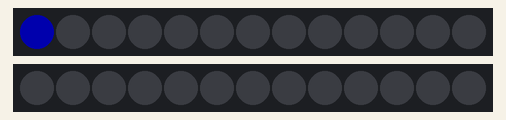
Bench run of a sketch on a simulated Arduino Uno, built with avr-gcc and run on an emulated ATmega328P. Parts: 2 × 13 RGB LEDs in strip order, left to right. Dim RGB values are drawn brighter than linear.

Above: at 0.05 s.
At 0.91 s:
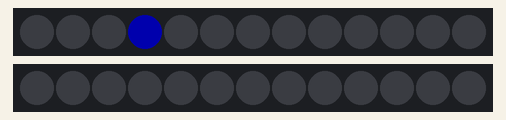
At 2.13 s:
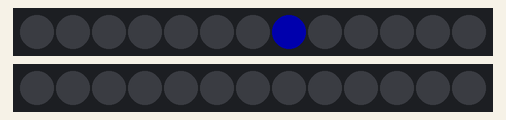
At 4.15 s:
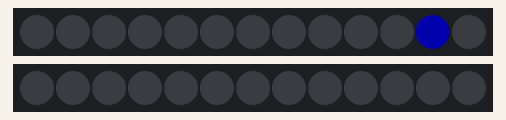
At 6.28 s:
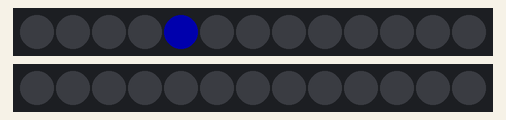
At 8.31 s:
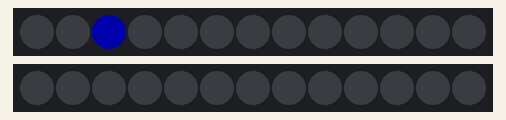

The sketch:

TiraLed.ino
```cpp
#include <FastLED.h>

#define NUM_LEDS 13
#define LED_PIN1 3
#define LED_PIN2 4

CRGB leds1 [NUM_LEDS];
CRGB leds2 [NUM_LEDS];

void setup() {

  FastLED.addLeds<WS2812B,LED_PIN1,GRB>(leds1,NUM_LEDS);
  FastLED.addLeds<WS2812B,LED_PIN2,GRB>(leds2,NUM_LEDS);

  FastLED.setBrightness(50);

}

void recorrer1(CRGB color, int DELAY) {
  for (int i = 0; i < NUM_LEDS; i++) {
    leds1[i] = color;
    FastLED.show();
    delay(DELAY);

    if (i + 1 < NUM_LEDS) {  // Check to avoid going out of bounds
      leds1[i + 1] = color;
      FastLED.show();
      delay(DELAY);
    }

    leds1[i] = CRGB::Black;  // Turn off the current LED
    FastLED.show();
    delay(DELAY);
  }
}

void recorrer2(CRGB color, int DELAY) {
  for (int i = 0; i < NUM_LEDS; i++) {
    leds2[i] = color;
    FastLED.show();
    delay(DELAY);

    if (i + 1 < NUM_LEDS) {  // Check to avoid going out of bounds
      leds2[i + 1] = color;
      FastLED.show();
      delay(DELAY);
    }

    leds2[i] = CRGB::Black;  // Turn off the current LED
    FastLED.show();
    delay(DELAY);
  }
}

void recorrerIdaYVuelta1(CRGB color, int DELAY) {
  // Barrido hacia adelante
  for (int i = 0; i < NUM_LEDS; i++) {
    leds1[i] = color;
    FastLED.show();
    delay(DELAY);

    if (i + 1 < NUM_LEDS) {
      leds1[i + 1] = color;
      FastLED.show();
      delay(DELAY);
    }

    leds1[i] = CRGB::Black;  // Apaga el LED actual
    FastLED.show();
    delay(DELAY);
  }

  // Barrido hacia atrás
  for (int i = NUM_LEDS - 1; i >= 0; i--) {
    leds1[i] = color;
    FastLED.show();
    delay(DELAY);

    if (i - 1 >= 0) {
      leds1[i - 1] = color;
      FastLED.show();
      delay(DELAY);
    }

    leds1[i] = CRGB::Black;  // Apaga el LED actual
    FastLED.show();
    delay(DELAY);
  }
}

void loop() {
  recorrerIdaYVuelta1(CRGB::Blue, 100);  // Llama a la función con el color y el retraso deseado
}
```

Measured:
- by itself, everything shown: repeats every 7.7 s, in 52 steps
